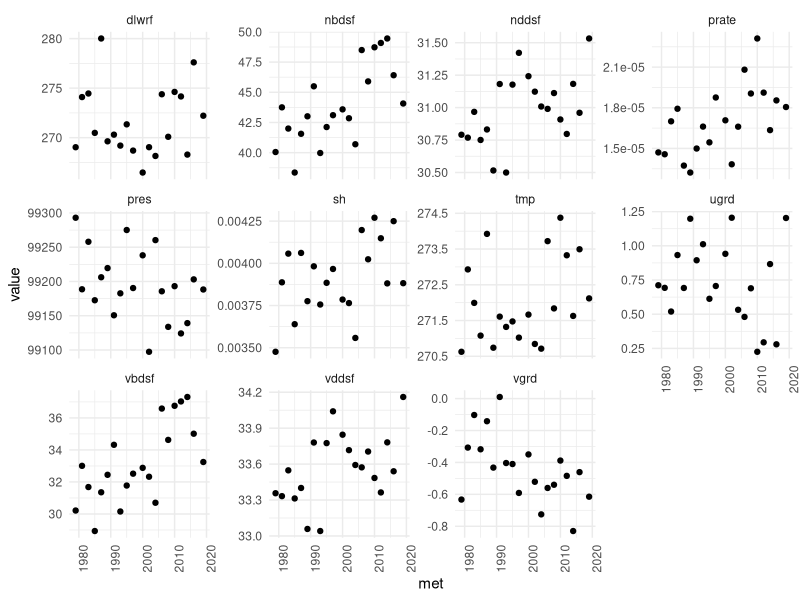
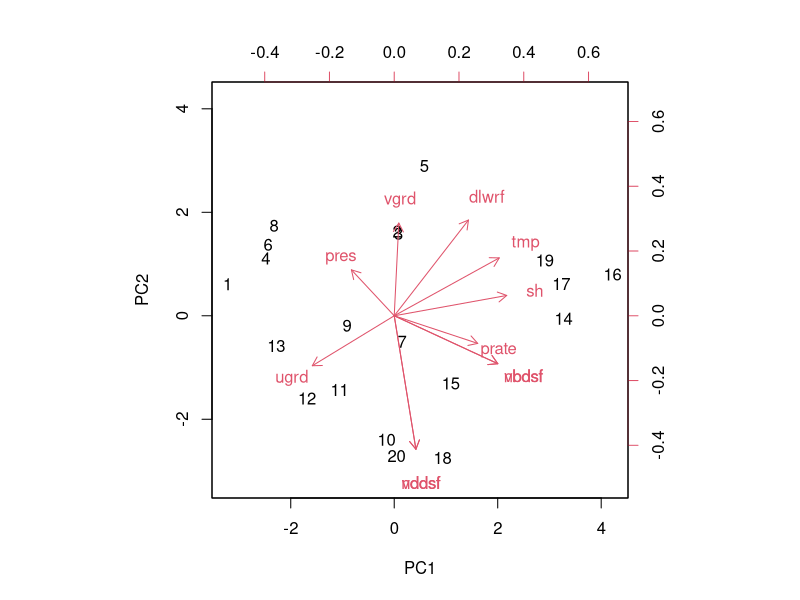
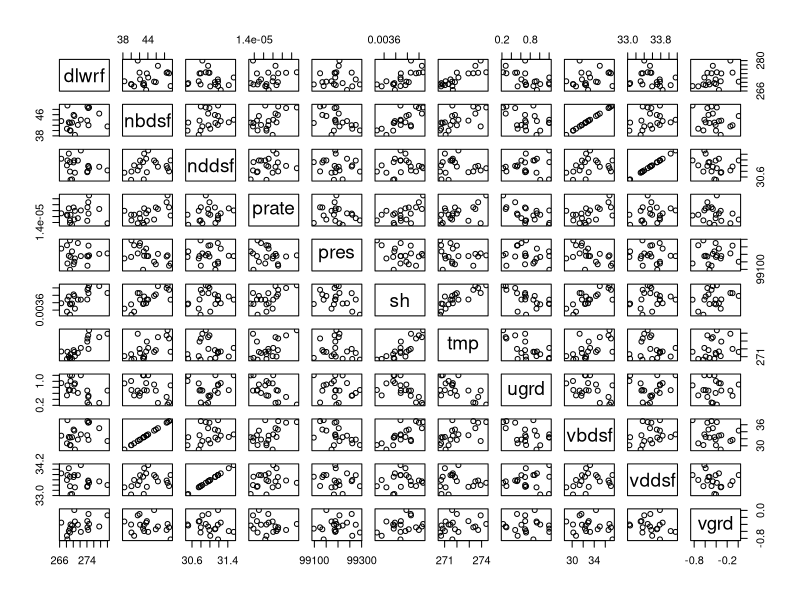
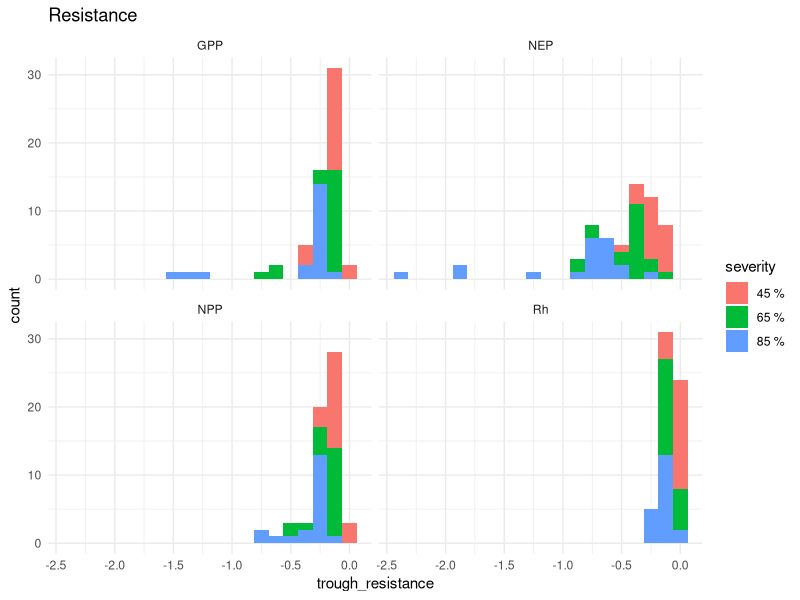
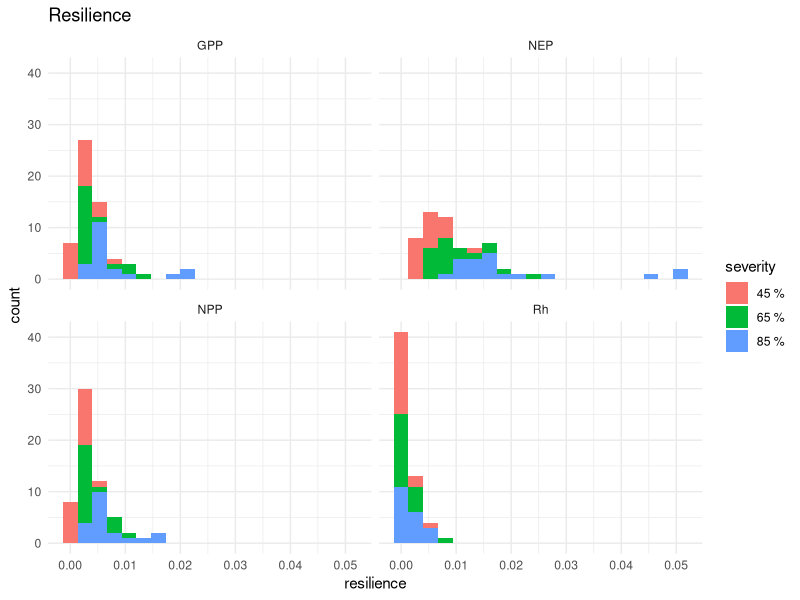
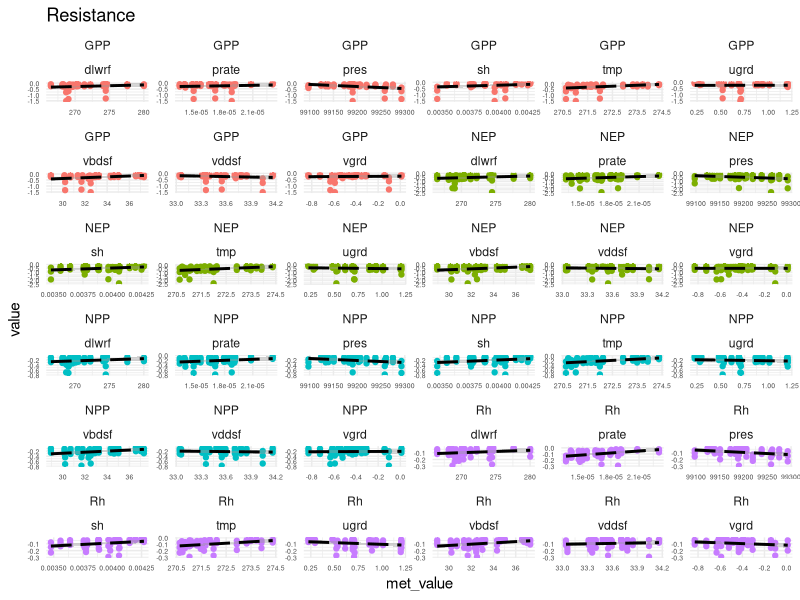
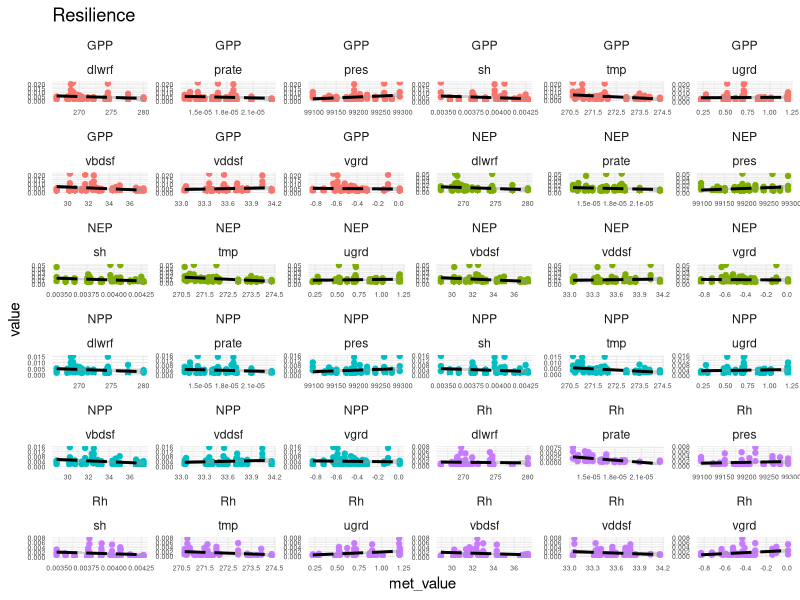

Recreate these plots in R, in order. (Note: this script raises an error after producing the figures.)
## ---- chunk 1
knitr::opts_chunk$set(echo = TRUE)

set.seed(1234)

library(dplyr)

library(readr)
resistance <- read_csv("ED-outputs/results/metric/resistance_values.csv")
resilience <- read_csv("ED-outputs/results/metric/resilience_values.csv")
met <- read_csv("ED-outputs/results/constant_annual_met_data.csv")

resistance %>% 
  select(scn, variable, met, value = trough_resistance, severity) %>% 
  mutate(metric = "resistance") ->
  combined
resilience %>% 
  select(scn, variable, met, value = resilience, severity) %>% 
  mutate(metric = "resilience") %>% 
  bind_rows(combined) ->
  combined
## ---- chunk 2
met %>% 
  # hgt is constant; remove
  filter(variable != "hgt") %>%   
  group_by(met, variable) %>% 
  summarise(value = mean(value), .groups = "drop") ->
  met2

library(ggplot2)
theme_set(theme_minimal())
ggplot(met2, aes(met, value)) +
  geom_point() + 
  facet_wrap(~variable, scales = "free_y") +
  theme(axis.text.x = element_text(angle = 90))

library(tidyr)
met2_wide <- pivot_wider(met2, id_cols = "met", names_from = "variable")
pca_met <- prcomp(met2_wide[-1], scale. = TRUE)  # -1 removes met year column 
biplot(pca_met, scale = 0)
pairs(met2_wide[-1])
## ---- chunk 3
ggplot(resistance, aes(trough_resistance, fill = severity)) +
  geom_histogram(bins = 20) + 
  ggtitle("Resistance") +
  facet_wrap(~variable)

ggplot(resilience, aes(resilience, fill = severity)) +
  geom_histogram(bins = 20) + 
  ggtitle("Resilience") +
  facet_wrap(~variable)
## ---- chunk 4
# Build a combined met-metric dataset
combined %>% 
  select(metric, variable, met, value) %>% 
  # We see from the met analysis above that vbdsf and vddsf are highly
  # correlated with nbdsf and nddsf respectively; remove one pair
  left_join(select(met2_wide, -nbdsf, -nddsf), by = "met") ->
  metric_combined

resistance %>% 
  select(variable, met, trough_resistance) %>% 
  left_join(select(met2_wide, -nbdsf, -nddsf), by = "met") ->
  resist_combined

metric_combined %>% 
  pivot_longer(dlwrf:vgrd, values_to = "met_value") ->
  metric_comb_long

p_mm <- ggplot(filter(metric_comb_long, metric == "resistance"), 
               aes(met_value, value, color = variable)) +
  geom_point() + 
  geom_smooth(method = "lm", formula = y ~ x, color = "black", linetype = 5) +
  facet_wrap(~ variable + name, scales = "free") + 
  ggtitle("Resistance") +
  theme(legend.position = "none", axis.text = element_text(size = 5))
print(p_mm)
## ---- chunk 5
p_mm <- p_mm %+% filter(metric_comb_long, metric == "resilience")
print(p_mm + ggtitle("Resilience"))
## ---- chunk 6
# Fit a Random Forest for each variable (across all treatment severities)
# Note the r.f. functions don't play well with tibbles, so change to data frame
library(randomForest)
rc_all <- split(as.data.frame(metric_combined), ~ metric + variable)
rf_all <- lapply(rc_all, function(x) 
  # remove metric, variable, met columns and run RF
  randomForest(value ~ ., data = x[-1:-3], importance = TRUE)
)

# Importance metrics and partial plot data
import <- list()
partial <- list()
for(var in names(rf_all)) {
  mod <- rf_all[[var]]
  metric <- rc_all[[var]]$metric[1]
  variable <- rc_all[[var]]$variable[1]
  
  imp <- as.data.frame(importance(mod))
  imp$met_var <- rownames(imp)
  imp$metric <- metric
  imp$variable <- variable
  import[[var]] <- as_tibble(imp)
  
  impvar <- rownames(imp)[order(imp[, 1], decreasing = TRUE)]
  for (i in seq_along(impvar[1:3])) {
    pp <- partialPlot(mod, rc_all[[var]], impvar[i], plot = FALSE)
    partial[[paste(var, i)]] <- tibble(metric = metric,
                                       variable = variable,
                                       met_var = impvar[i],
                                       x = pp$x, y = pp$y)
  }
}

import <- bind_rows(import)
partial <- bind_rows(partial)
## ---- chunk 7
library(forcats)
f_imp_plot <- function(x) {
  ggplot(x, aes(fct_reorder(met_var, `%IncMSE`), `%IncMSE`)) + 
    geom_col() +
    coord_flip() +
    xlab("Met variable") +
    ggtitle(unique(x$variable))
}
xx <- lapply(split(filter(import, metric == "resistance"), ~ variable), f_imp_plot)

library(cowplot)
varimp_plot <- plot_grid(xx[["GPP"]], xx[["NEP"]], xx[["NPP"]], xx[["Rh"]])
print(varimp_plot)
save_plot("varimp_resistance.png", varimp_plot)

p_pdp <- ggplot(filter(partial, metric == "resistance"), 
                aes(x, y, color = variable)) + 
  geom_line() + 
  xlab("Met var value") + ylab("Resistance") +
  ggtitle("Partial dependence plot") +
  facet_grid(variable ~ met_var, scales = "free")
print(p_pdp)
## ---- chunk 8
# Re-do above plots but now for resilience
xx <- lapply(split(filter(import, metric == "resilience"), ~ variable), f_imp_plot)
varimp_plot <- plot_grid(xx[["GPP"]], xx[["NEP"]], xx[["NPP"]], xx[["Rh"]])
print(varimp_plot)
save_plot("varimp_resilience.png", varimp_plot)

p_pdp <- p_pdp %+% filter(partial, metric == "resilience")
print(p_pdp + ylab("Resilience"))
## ---- chunk 9
# Combined partial dependence plot
partial %>% 
  mutate(metric = if_else(metric == "resistance", "Resistance", "Resilience")) %>% 
  ggplot(aes(x, y, color = variable)) + 
  geom_line() + 
  xlab("Meteorological variable value") + ylab("Metric value") +
  scale_color_discrete("") +
  facet_grid(metric ~ met_var, scales = "free") +
  theme(axis.text.x = element_text(angle = 90))
